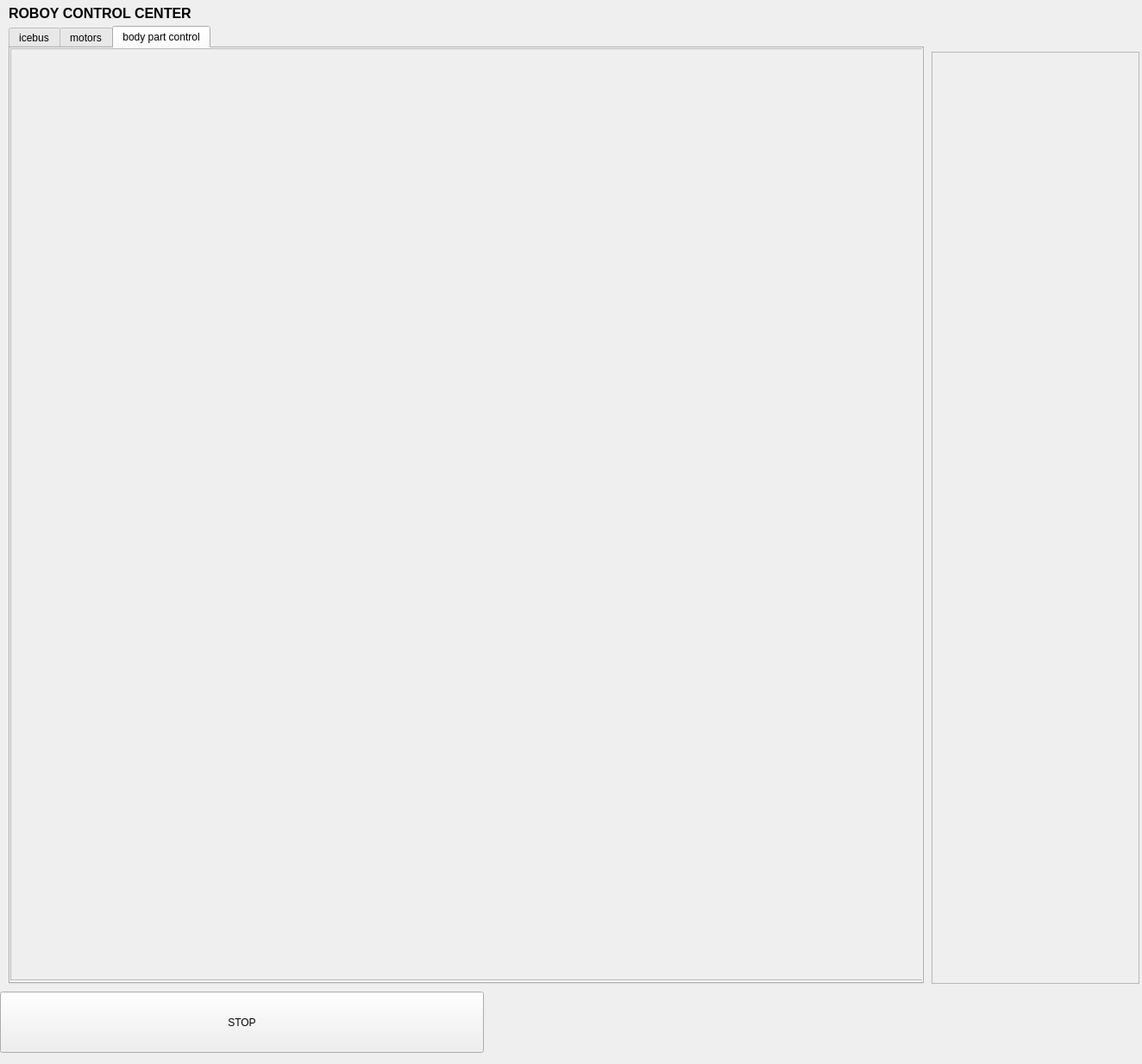
<?xml version="1.0" encoding="UTF-8"?>
<ui version="4.0">
 <class>RoboyControlCenter</class>
 <widget class="QWidget" name="RoboyControlCenter">
  <property name="geometry">
   <rect>
    <x>0</x>
    <y>0</y>
    <width>1324</width>
    <height>1234</height>
   </rect>
  </property>
  <property name="windowTitle">
   <string>Form</string>
  </property>
  <widget class="QLabel" name="label_2">
   <property name="geometry">
    <rect>
     <x>10</x>
     <y>0</y>
     <width>321</width>
     <height>31</height>
    </rect>
   </property>
   <property name="font">
    <font>
     <pointsize>12</pointsize>
     <weight>75</weight>
     <italic>false</italic>
     <bold>true</bold>
    </font>
   </property>
   <property name="text">
    <string>ROBOY CONTROL CENTER</string>
   </property>
  </widget>
  <widget class="QPushButton" name="stop_button_all">
   <property name="geometry">
    <rect>
     <x>0</x>
     <y>1150</y>
     <width>561</width>
     <height>71</height>
    </rect>
   </property>
   <property name="text">
    <string>STOP</string>
   </property>
   <property name="checkable">
    <bool>true</bool>
   </property>
  </widget>
  <widget class="QTabWidget" name="tabs">
   <property name="geometry">
    <rect>
     <x>10</x>
     <y>30</y>
     <width>1061</width>
     <height>1111</height>
    </rect>
   </property>
   <property name="currentIndex">
    <number>2</number>
   </property>
   <widget class="QWidget" name="tab">
    <attribute name="title">
     <string>icebus</string>
    </attribute>
    <widget class="QScrollArea" name="icebus">
     <property name="geometry">
      <rect>
       <x>0</x>
       <y>0</y>
       <width>1051</width>
       <height>801</height>
      </rect>
     </property>
     <property name="widgetResizable">
      <bool>true</bool>
     </property>
     <widget class="QWidget" name="scrollAreaWidgetContents">
      <property name="geometry">
       <rect>
        <x>0</x>
        <y>0</y>
        <width>1049</width>
        <height>799</height>
       </rect>
      </property>
     </widget>
    </widget>
   </widget>
   <widget class="QWidget" name="tab_2">
    <attribute name="title">
     <string>motors</string>
    </attribute>
    <widget class="QScrollArea" name="motor">
     <property name="geometry">
      <rect>
       <x>0</x>
       <y>0</y>
       <width>1061</width>
       <height>1081</height>
      </rect>
     </property>
     <property name="widgetResizable">
      <bool>true</bool>
     </property>
     <widget class="QWidget" name="scrollAreaWidgetContents_3">
      <property name="geometry">
       <rect>
        <x>0</x>
        <y>0</y>
        <width>1059</width>
        <height>1079</height>
       </rect>
      </property>
     </widget>
    </widget>
   </widget>
   <widget class="QWidget" name="tab_3">
    <attribute name="title">
     <string>body part control</string>
    </attribute>
    <widget class="QScrollArea" name="body_part_control">
     <property name="geometry">
      <rect>
       <x>0</x>
       <y>0</y>
       <width>1061</width>
       <height>1081</height>
      </rect>
     </property>
     <property name="widgetResizable">
      <bool>true</bool>
     </property>
     <widget class="QWidget" name="scrollAreaWidgetContents_4">
      <property name="geometry">
       <rect>
        <x>0</x>
        <y>0</y>
        <width>1059</width>
        <height>1079</height>
       </rect>
      </property>
     </widget>
    </widget>
   </widget>
  </widget>
  <widget class="QScrollArea" name="notifications">
   <property name="geometry">
    <rect>
     <x>1080</x>
     <y>60</y>
     <width>241</width>
     <height>1081</height>
    </rect>
   </property>
   <property name="widgetResizable">
    <bool>true</bool>
   </property>
   <widget class="QWidget" name="scrollAreaWidgetContents_2">
    <property name="geometry">
     <rect>
      <x>0</x>
      <y>0</y>
      <width>239</width>
      <height>1079</height>
     </rect>
    </property>
   </widget>
  </widget>
 </widget>
 <tabstops>
  <tabstop>tabs</tabstop>
  <tabstop>notifications</tabstop>
  <tabstop>stop_button_all</tabstop>
  <tabstop>icebus</tabstop>
 </tabstops>
 <resources/>
 <connections/>
</ui>
